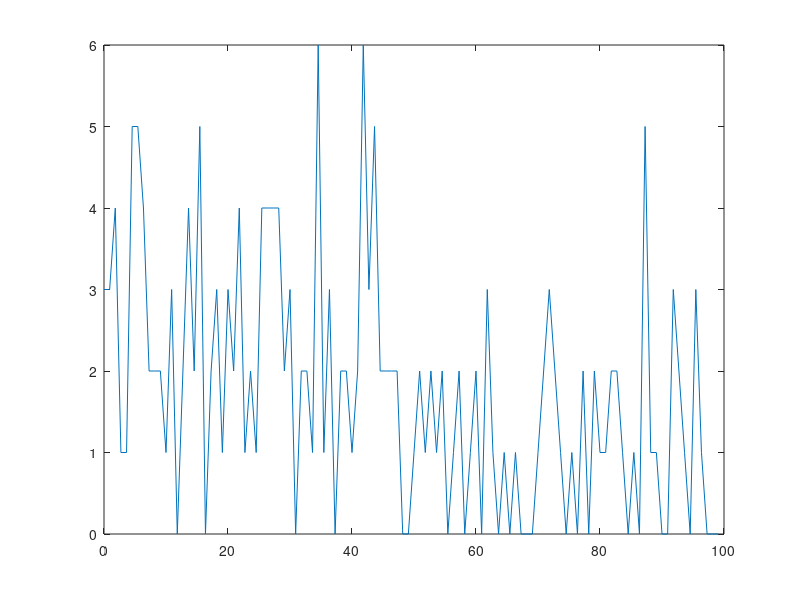

Here is the MATLAB script that generated this plot: (Note: this script raises an error after producing the figure.)
%% generate fake data from two poisson distributions 
clear;

T = 100;
numSamples = 110;
binSize = T/numSamples;
changePoint = 50;
lambda1 = 3;
lambda2 = 1;
lambda3 = 1;
t = (0:binSize:T-binSize)';
data = zeros(numSamples,1);
data(1:changePoint,1) = poissrnd(lambda1,size(data(1:changePoint,1),1),1);
data(changePoint+1:end,1) = poissrnd(lambda2,size(data(changePoint+1:end,1),1),1);
% data(changePoint+101:end,1) = poissrnd(lambda3,size(data(changePoint+101:end,1),1),1);

plot(t,data)
% do binary splitting to get change points
alpha = 0.05;
changePointIdx = findChangePointsMLE(t,data,alpha);
% figure;
% findchangepts(data,'MaxNumChanges',2)

%%
load('SpindleStimData_10ms.mat')

t = bE(1:floor(numel(bE)/2));
data = floor(bC(1:floor(numel(bE)/2)));
% findchangepts(data,'Statistic','mean','MaxNumChanges',2)
[changePoints,confInter] = findChangePointsMLE(t',data',0.05);

%% 






